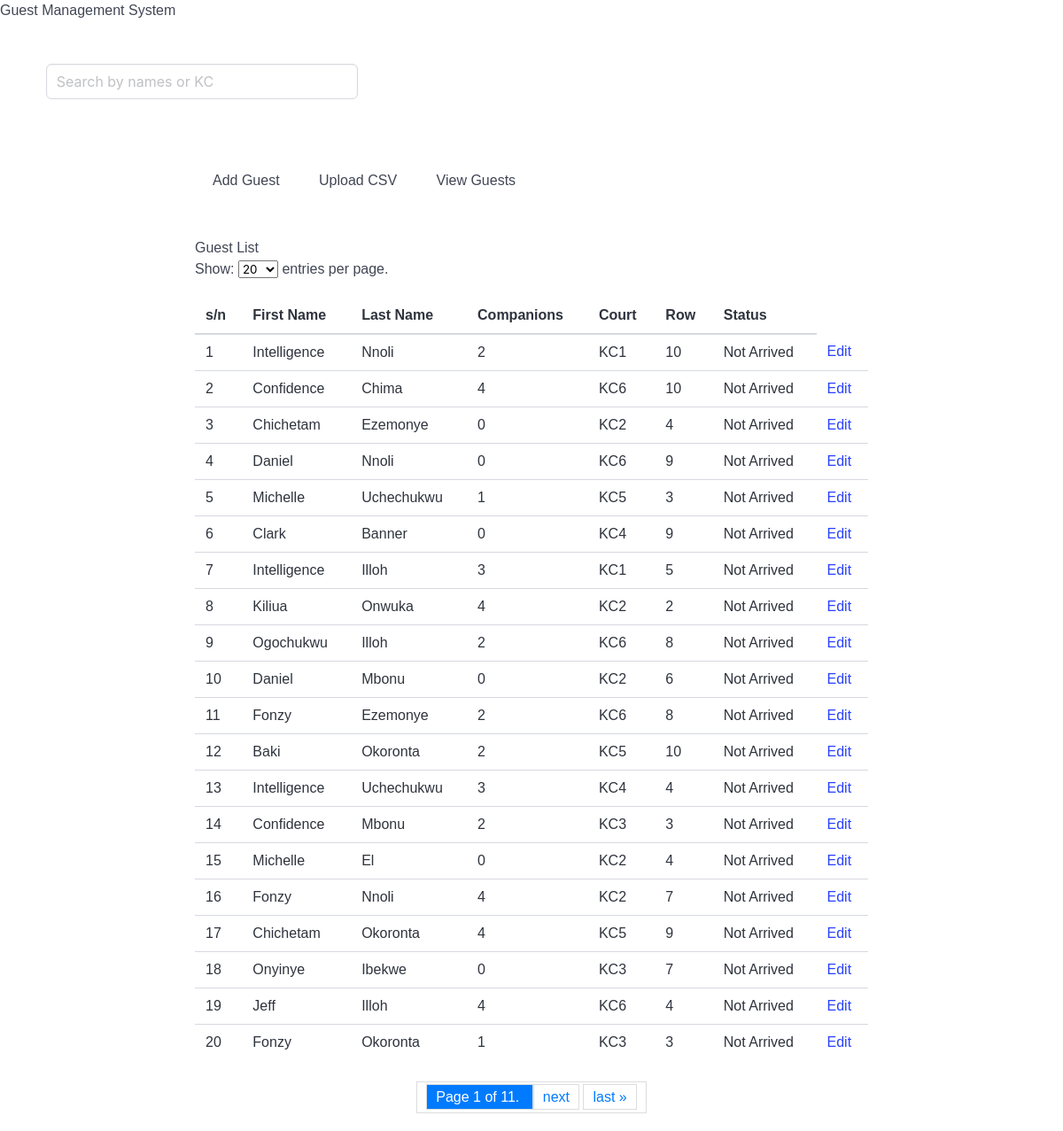
The page /list_guests/ on the database its author committed.
### guests/models.py (models this page shows, shortened)
class Guest(models.Model):
    first_name = models.CharField(max_length=100)
    last_name = models.CharField(max_length=100)
    has_arrived = models.BooleanField(default=False)
    number_of_companions = models.PositiveIntegerField(default=0)
    court = models.CharField(max_length=5, null=True)
    row = models.PositiveIntegerField(default=0)

### guests/views.py (the view)
# urls.py: path('list_guests/', views.list_guests, name='list_guests'),
def list_guests(request):
    success_message = request.session.pop('upload_message', None)
    guests = Guest.objects.all()
    per_page = request.GET.get('per_page', 20)
    try:
        per_page = int(per_page)
    except ValueError:
        per_page = 20
    paginator = Paginator(guests, per_page)
    page_number = request.GET.get('page')
    page_obj = paginator.get_page(page_number)
    highlight_id = request.GET.get('highlight')
    highlighted_guest = None
    if highlight_id:
        try:
            highlighted_guest = int(highlight_id)
        except ValueError:
            pass
    return render(request, 'guests/guest_list.html', {
        'page_obj': page_obj,
        'success_message': success_message,
        'per_page': per_page,
        'highlighted_guest': highlighted_guest,
    })

### guests/templates/guests/guest_list.html (shortened to what this page needs)
{% extends "guests/base.html" %}
{% load static %}
{% block content %}
<div class="container">
    <button id="show-add-form">Add Guest</button>
    <button id="show-upload-form">Upload CSV</button>
    <button onclick="window.location.href='{% url 'list_guests' %}'">View Guests</button>
</div>
<div class="container">
    <h1>Guest List</h1>
    <div class="per-page-selector">
        <form method="get" action="">
            <label for="per-page">Show:</label>
            <select id="per-page" name="per_page" onchange="this.form.submit()">
                <option value="20" {% if per_page|default:20 == 20 %}selected{% endif %}>20</option>
            </select> entries per page.
        </form>
    </div>
    <table class="table">
        <thead>
            <tr>
                <th>s/n</th>
                <th>First Name</th>
                <th>Last Name</th>
                <th>Companions</th>
                <th>Court</th>
                <th>Row</th>
                <th>Status</th>
            </tr>
        </thead>
        <tbody id="results">
            {% for guest in page_obj %}
            <tr class="{% if guest.id == highlighted_guest %}highlight{% endif %}">
                <td>{{ guest.id }}</td>
                <td>{{ guest.first_name }}</td>
                <td>{{ guest.last_name }}</td>
                <td>{{ guest.number_of_companions }}</td>
                <td>{{ guest.court }}</td>
                <td>{{ guest.row }}</td>
                <td>{{ guest.has_arrived|yesno:"Arrived,Not Arrived" }}</td>
                <td>
                    <a href="{% url 'guest-edit' guest.id %}" class="btn btn-warning btn-sm">Edit</a>
                </td>
            </tr>
            {% empty %}
            <tr>
                <td colspan="7">No guests found.</td>
            </tr>
            {% endfor %}
        </tbody>
    </table>
    <div class="pagination">
        <span class="step-links">
            <span class="current">
                Page {{ page_obj.number }} of {{ page_obj.paginator.num_pages }}.
            </span>
            {% if page_obj.has_next %}
            <a href="?page={{ page_obj.next_page_number }}&per_page={{ per_page|default:20 }}">next</a>
            <a href="?page={{ page_obj.paginator.num_pages }}&per_page={{ per_page|default:20 }}">last &raquo;</a>
            {% endif %}
        </span>
    </div>
</div>
{% endblock %}

### guests/templates/guests/base.html (shortened to what this page needs)
<!DOCTYPE html>
<html lang="en">
    {% load static %}
<head>
    <link rel="stylesheet" href="{% static "guests/styles.css" %}">
</head>
<body>
    <header>
        <h1>Guest Management System</h1>
    </header>
    <section class="section">
        <div class="columns">
            <div class="column is-one-third is-offset-one-third">
                {% block search %}
                <input type="text" class="input" placeholder="Search by names or KC" name="q"
                       hx-get="/search/"
                       hx-trigger="keyup changed delay:500ms"
                       hx-target="#results">
                {% endblock %}
            </div>
        </div>
    </section>
    <main>
        {% block content %}{% endblock %}
    </main>
</body>
</html>

### rows shown on the page
Guest: id "1", first_name "Intelligence", last_name "Nnoli", number_of_companions "2", court "KC1", row "10", has_arrived "Not Arrived"
Guest: id "2", first_name "Confidence", last_name "Chima", number_of_companions "4", court "KC6", row "10", has_arrived "Not Arrived"
Guest: id "3", first_name "Chichetam", last_name "Ezemonye", number_of_companions "0", court "KC2", row "4", has_arrived "Not Arrived"
Guest: id "4", first_name "Daniel", last_name "Nnoli", number_of_companions "0", court "KC6", row "9", has_arrived "Not Arrived"
Guest: id "5", first_name "Michelle", last_name "Uchechukwu", number_of_companions "1", court "KC5", row "3", has_arrived "Not Arrived"
Guest: id "6", first_name "Clark", last_name "Banner", number_of_companions "0", court "KC4", row "9", has_arrived "Not Arrived"
Guest: id "7", first_name "Intelligence", last_name "Illoh", number_of_companions "3", court "KC1", row "5", has_arrived "Not Arrived"
Guest: id "8", first_name "Kiliua", last_name "Onwuka", number_of_companions "4", court "KC2", row "2", has_arrived "Not Arrived"
Guest: id "9", first_name "Ogochukwu", last_name "Illoh", number_of_companions "2", court "KC6", row "8", has_arrived "Not Arrived"
Guest: id "10", first_name "Daniel", last_name "Mbonu", number_of_companions "0", court "KC2", row "6", has_arrived "Not Arrived"
Guest: id "11", first_name "Fonzy", last_name "Ezemonye", number_of_companions "2", court "KC6", row "8", has_arrived "Not Arrived"
Guest: id "12", first_name "Baki", last_name "Okoronta", number_of_companions "2", court "KC5", row "10", has_arrived "Not Arrived"
Guest: id "13", first_name "Intelligence", last_name "Uchechukwu", number_of_companions "3", court "KC4", row "4", has_arrived "Not Arrived"
Guest: id "14", first_name "Confidence", last_name "Mbonu", number_of_companions "2", court "KC3", row "3", has_arrived "Not Arrived"
Guest: id "15", first_name "Michelle", last_name "El", number_of_companions "0", court "KC2", row "4", has_arrived "Not Arrived"
Guest: id "16", first_name "Fonzy", last_name "Nnoli", number_of_companions "4", court "KC2", row "7", has_arrived "Not Arrived"
Guest: id "17", first_name "Chichetam", last_name "Okoronta", number_of_companions "4", court "KC5", row "9", has_arrived "Not Arrived"
Guest: id "18", first_name "Onyinye", last_name "Ibekwe", number_of_companions "0", court "KC3", row "7", has_arrived "Not Arrived"
Guest: id "19", first_name "Jeff", last_name "Illoh", number_of_companions "4", court "KC6", row "4", has_arrived "Not Arrived"
Guest: id "20", first_name "Fonzy", last_name "Okoronta", number_of_companions "1", court "KC3", row "3", has_arrived "Not Arrived"

### other values the page prints
{{ page_obj.number }} "1"
{{ page_obj.paginator.num_pages }} "11"
